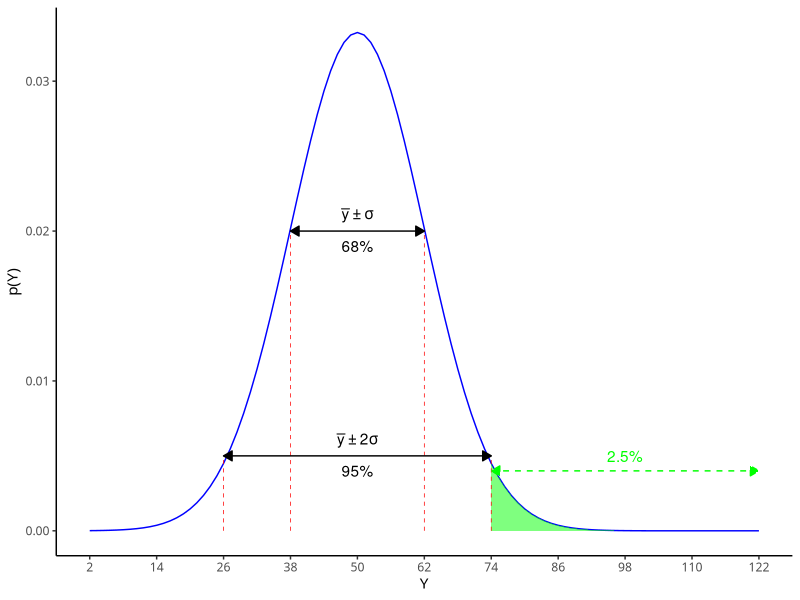
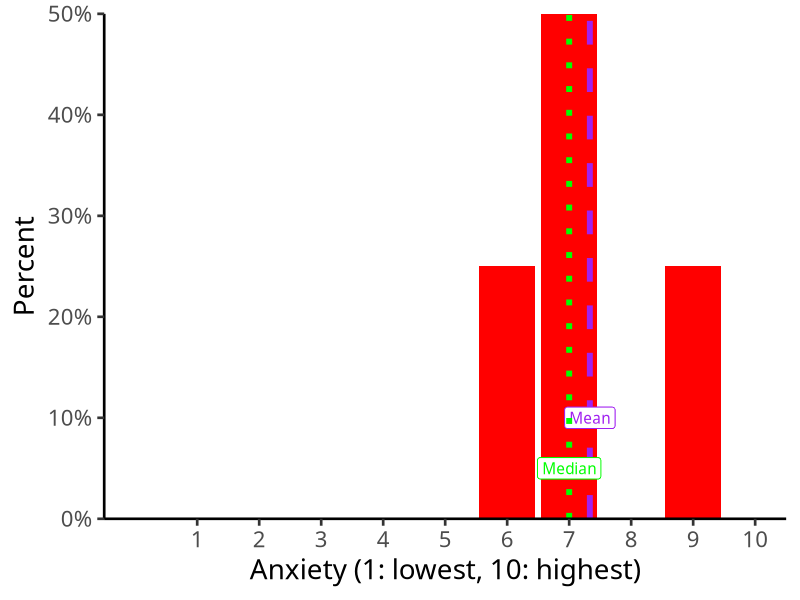
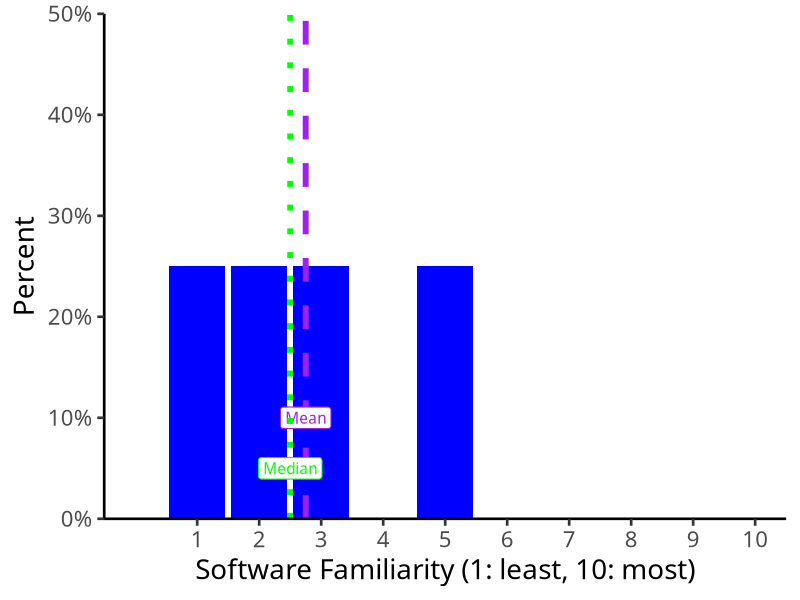
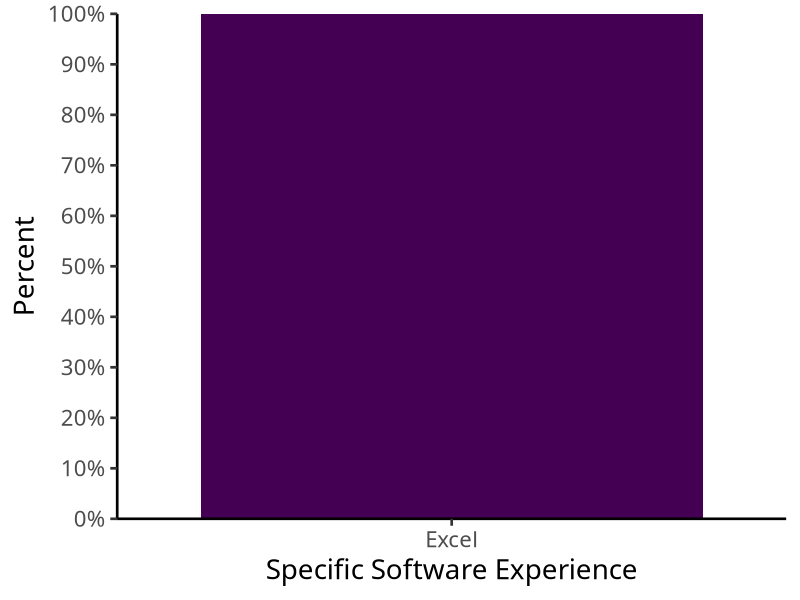
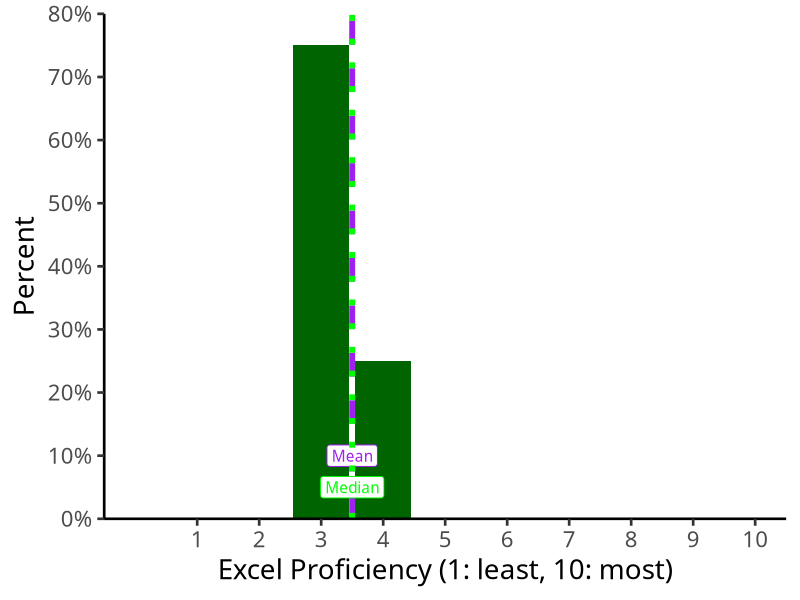

Write the R code that produced these figures, in order.
## ---- chunk 1
knitr::opts_chunk$set(echo = FALSE,
                      message = FALSE,
                      warning = FALSE)
library("tidyverse")
library("kableExtra")
## ---- chunk 2
tribble(
  ~x, ~`p(x)`,
  10, 0.10,
  20, 0.20,
  30, 0.30,
  40, 0.40
  ) %>%
  knitr::kable()%>%
  kable_styling()
## ---- chunk 3
# used to make figure
update_geom_defaults("label", list(family = "Fira Sans Condensed"))

normal.pdf <- ggplot(data = data.frame(x = 2:122), # our "data" is just a sequence of x from -4 to 4
                     aes(x = x))+
  stat_function(fun = dnorm, # dnorm is the normal distributions
                args = list(mean = 50, sd = 12), # set mean = 0 and sd = 1
                color="blue")+
  scale_x_continuous(breaks = seq(2,122,12))+
    xlab("Y")+ylab("p(Y)")+
  theme_classic(base_family = "Fira Sans")


shade95 <- function(x) {
    y <- dnorm(x, mean = 50, sd = 12)
    y[x < 74 | x > 122] <- NA
    return(y)
}

normal.pdf + 
  stat_function(fun = shade95, geom="area", fill="green", alpha=0.5)+
  # add 68% 1 SD 
    annotate("text", x = 50, y = 0.021, label = expression(bar(y) %+-% sigma), color="#000000")+ 
    annotate("text", x = 50, y = 0.019, label = "68%", color="#000000")+ 
  annotate("segment", x = 38, xend = 62, y = 0.02, yend = 0.02, colour = "#000000", size=0.5, linetype = 1, alpha=1, arrow=arrow(length=unit(0.25,"cm"), ends="both", type="closed"))+
  annotate("segment", x = 38, xend = 38, y = 0, yend = 0.02, colour = "red", size=0.25, linetype = 2)+
  annotate("segment", x = 62, xend = 62, y = 0, yend = 0.02, colour = "red", size=0.25, linetype = 2)+
  # add 95% 2 SDs 
    annotate("text", x = 50, y = 0.006, label = expression(bar(y) %+-% 2*sigma), color="#000000")+ 
    annotate("text", x = 50, y = 0.004, label = "95%", color="#000000")+ 
  annotate("segment", x = 26, xend = 74, y = 0.005, yend = 0.005, colour = "#000000", size=0.5, linetype = 1, alpha=1, arrow=arrow(length=unit(0.25,"cm"), ends="both", type="closed"))+
  annotate("segment", x = 26, xend = 26, y = 0, yend = 0.005, colour = "red", size=0.25, linetype = 2)+
  annotate("segment", x = 74, xend = 74, y = 0, yend = 0.005, colour = "red", size=0.25, linetype = 2)+
  # add 2.5 % 
  annotate("text", x = 98, y = 0.005, label = "2.5%", color="green")+ 
  annotate("segment", x = 74, xend = 122, y = 0.004, yend = 0.004, colour = "green", size=0.5, linetype = 2, alpha=1, arrow=arrow(length=unit(0.25,"cm"), ends="both", type="closed"))
## ---- chunk 4
responses = tribble(
  ~anxiety, ~software, ~specifics, ~excelrating,
  7, 5, "Excel", 3,
  7, 3, "Excel", 3,
  6, 1, "Excel", 4,
  9, 2, "Excel", 3
)
## ---- chunk 5
responses %>%
  count(anxiety) %>%
  mutate(percent = (n/sum(n)*100)) %>%
ggplot(.,
       aes(x = anxiety,
       y = percent))+
  geom_col(fill="red")+
  geom_vline(aes(xintercept = mean(anxiety)), color = "purple", linetype="dashed", size=2)+
  geom_label(aes(x=mean(anxiety),y=10), label="Mean", color="purple")+
  geom_vline(aes(xintercept = median(anxiety)), color = "green", linetype="dotted", size=2)+
  geom_label(aes(x=median(anxiety),y=5), label="Median", color="green")+
  scale_x_continuous(breaks=seq(1,10,1), limits = c(0,10))+
  scale_y_continuous(breaks=seq(0,100,10),
                     limits = c(0,50),
                     expand = c(0,0),
                     labels=function(x) paste0(x, "%"))+
  labs(x = "Anxiety (1: lowest, 10: highest)",
       y = "Percent")+
  theme_classic(base_family = "Fira Sans Condensed", base_size=20)
## ---- chunk 6
responses %>%
  count(software) %>%
  mutate(percent = (n/sum(n)*100)) %>%
ggplot(.,
       aes(x = software,
       y = percent))+
  geom_col(fill="blue")+
  geom_vline(aes(xintercept = mean(software)), color = "purple", linetype="dashed", size=2)+
  geom_label(aes(x=mean(software),y=10), label="Mean", color="purple")+
  geom_vline(aes(xintercept = median(software)), color = "green", linetype="dotted", size=2)+
  geom_label(aes(x=median(software),y=5), label="Median", color="green")+
  scale_x_continuous(breaks=seq(1,10,1), limits = c(0,10))+
  scale_y_continuous(breaks=seq(0,100,10),
                     limits = c(0,50),
                     expand = c(0,0),
                     labels=function(x) paste0(x, "%"))+
  labs(x = "Software Familiarity (1: least, 10: most)",
       y = "Percent")+
  theme_classic(base_family = "Fira Sans Condensed", base_size=20)
## ---- chunk 7
responses %>%
  mutate(specifics = factor(specifics)) %>%
  count(specifics) %>%
  mutate(percent = (n/sum(n)*100)) %>%
ggplot(.,
       aes(x = specifics,
       y = percent))+
  geom_col(aes(fill=specifics))+
  guides(fill = F)+
  scale_y_continuous(breaks=seq(0,100,10),
                     limits = c(0,100),
                     expand = c(0,0),
                     labels=function(x) paste0(x, "%"))+
  scale_fill_viridis_d()+
  labs(x = "Specific Software Experience",
       y = "Percent")+
  theme_classic(base_family = "Fira Sans Condensed", base_size=20)
## ---- chunk 8
responses %>%
  count(excelrating) %>%
  mutate(percent = (n/sum(n)*100)) %>%
ggplot(.,
       aes(x = excelrating,
       y = percent))+
  geom_col(fill="darkgreen")+
  geom_vline(aes(xintercept = mean(excelrating)), color = "purple", linetype="dashed", size=2)+
  geom_label(aes(x=mean(excelrating),y=10), label="Mean", color="purple")+
  geom_vline(aes(xintercept = median(excelrating)), color = "green", linetype="dotted", size=2)+
  geom_label(aes(x=median(excelrating),y=5), label="Median", color="green")+
  scale_x_continuous(breaks=seq(1,10,1), limits = c(0,10))+
  scale_y_continuous(breaks=seq(0,100,10),
                     limits = c(0,80),
                     expand = c(0,0),
                     labels=function(x) paste0(x, "%"))+
  labs(x = "Excel Proficiency (1: least, 10: most)",
       y = "Percent")+
  theme_classic(base_family = "Fira Sans Condensed", base_size=20)
